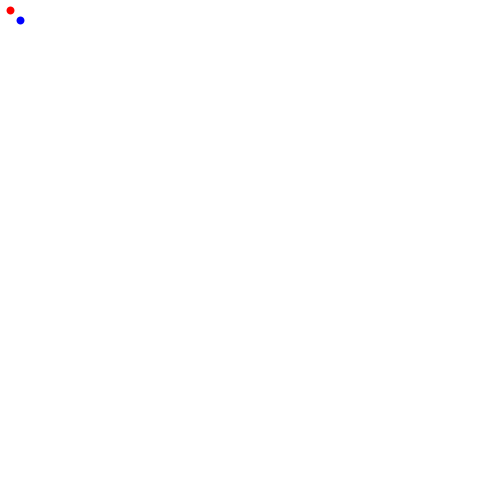
Frame 1 (no input)
Frame 60 (the mouse pressed at the canvas centre just before this capture): identical to frame 1, image omitted
Frame 120 (the mouse held since frame 60 and released just before this capture): identical to frame 1, image omitted

The Processing sketch that drew this single still picture (run headless with seeded random() and noise(); from frame 60 on, the mouse is pressed at the canvas centre):

// Processing sketch: colorTest
// ── colorTest.pde
void setup() {
  
  size(500,500);
  
}


void draw() {
  background(255);
  strokeWeight(8);
  stroke(255,0,0);
  point(10,10);
  stroke(0,0,255);
  point(20,20);
  
}
